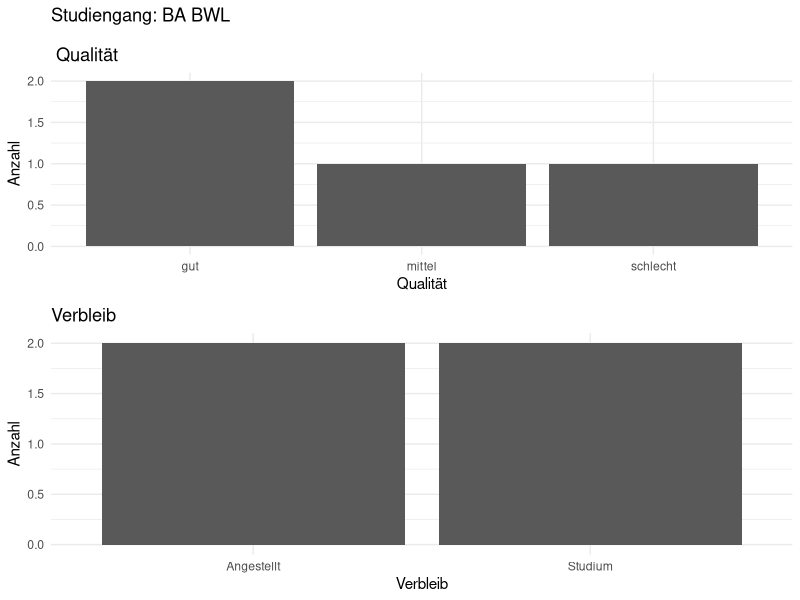
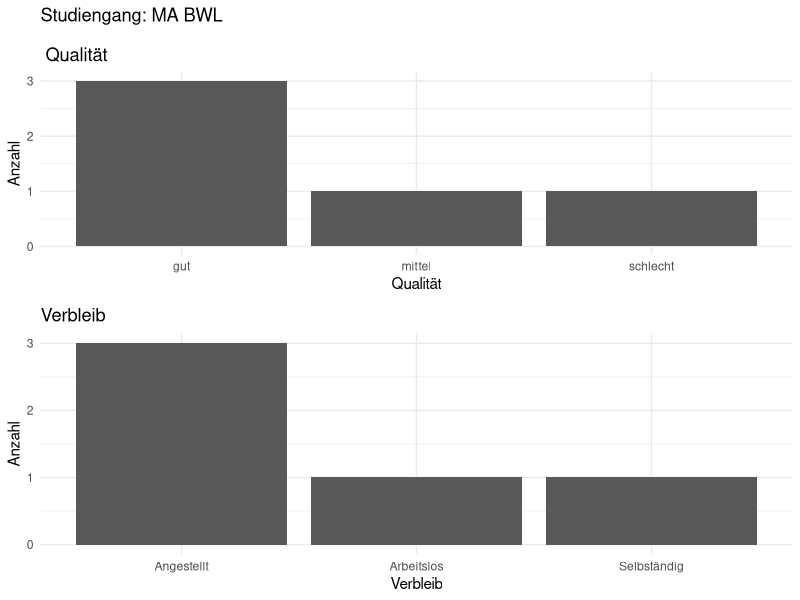
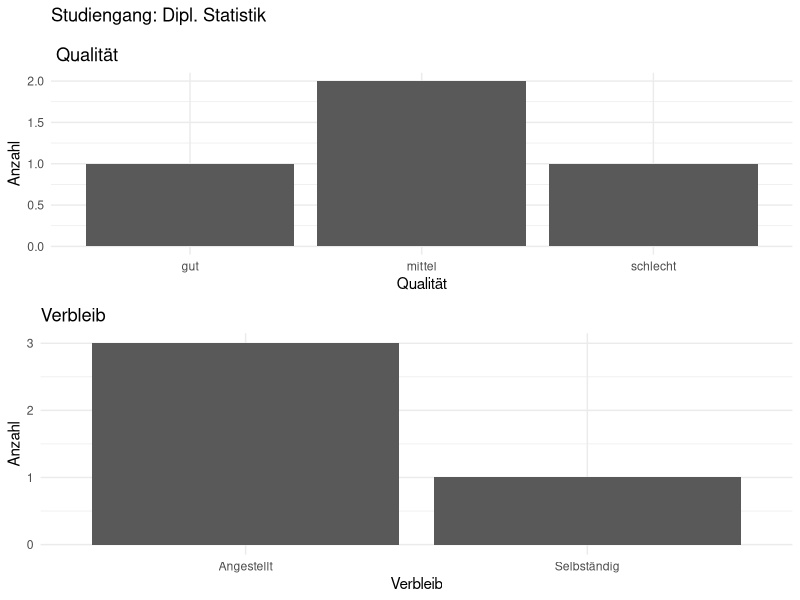

Recreate these plots in R, in order.
## ---- chunk 1
knitr::opts_chunk$set(echo = TRUE)
## ---- chunk 2
library(tidyverse)
library(knitr)


# package to combine ggplots
#install.packages("ggpubr") 
library(ggpubr)
## ---- chunk 3
df <- read.csv(file="raw_data/test.csv",sep=";",encoding = "latin1")
## ---- chunk 4
#tibble(df)
## ---- chunk 5
studycourses_unique <- unique(df$Studiengang)
## ---- chunk 6
for (i in studycourses_unique) {
  
  
  df_filtered <- df %>% filter(df$Studiengang == i)
  
  
  df_plot_qualitaet <- ggplot2::ggplot(df_filtered,aes(x=Qualität)) +
    ggtitle(paste0("Studiengang: ",df_filtered[1,1],"\n\n Qualität"))+
    ylab("Anzahl")+
    geom_bar()+
    theme_minimal()
  
  df_plot_verbleib <- ggplot2::ggplot(df_filtered,aes(x=Verbleib)) +
    ggtitle(paste0("Verbleib"))+
    ylab("Anzahl")+
    geom_bar() +
    theme_minimal()
  
  arrange <- ggarrange(
    df_plot_qualitaet, 
    df_plot_verbleib, 
    ncol = 1,
    nrow = 2)
  
  ggsave(paste0("outcome/",df_filtered[1,1],"- Plot.pdf"), arrange)

}
